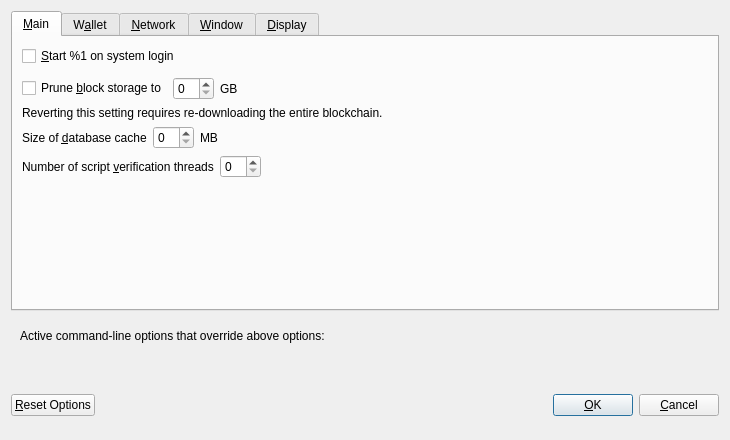
<?xml version="1.0" encoding="UTF-8"?>
<ui version="4.0">
 <class>OptionsDialog</class>
 <widget class="QDialog" name="OptionsDialog">
  <property name="geometry">
   <rect>
    <x>0</x>
    <y>0</y>
    <width>730</width>
    <height>440</height>
   </rect>
  </property>
  <property name="windowTitle">
   <string>Options</string>
  </property>
  <property name="modal">
   <bool>true</bool>
  </property>
  <layout class="QVBoxLayout" name="verticalLayout">
   <item>
    <widget class="QTabWidget" name="tabWidget">
     <property name="currentIndex">
      <number>0</number>
     </property>
     <widget class="QWidget" name="tabMain">
      <attribute name="title">
       <string>&amp;Main</string>
      </attribute>
      <layout class="QVBoxLayout" name="verticalLayout_Main">
       <item>
        <widget class="QCheckBox" name="bitcoinAtStartup">
         <property name="toolTip">
          <string>Automatically start %1 after logging in to the system.</string>
         </property>
         <property name="text">
          <string>&amp;Start %1 on system login</string>
         </property>
        </widget>
       </item>
       <item>
        <spacer name="horizontalSpacer_0_Main">
         <property name="orientation">
          <enum>Qt::Horizontal</enum>
         </property>
         <property name="sizeHint" stdset="0">
          <size>
           <width>40</width>
           <height>5</height>
          </size>
         </property>
        </spacer>
       </item>
       <item>
       <layout class="QHBoxLayout" name="horizontalLayout_Main_Prune">
        <item>
         <widget class="QCheckBox" name="prune">
          <property name="toolTip">
           <string>Disables some advanced features but all blocks will still be fully validated. Reverting this setting requires re-downloading the entire blockchain. Actual disk usage may be somewhat higher.</string>
          </property>
          <property name="text">
           <string>Prune &amp;block storage to</string>
          </property>
         </widget>
        </item>
        <item>
         <widget class="QSpinBox" name="pruneSize"/>
        </item>
         <item>
          <widget class="QLabel" name="pruneSizeUnitLabel">
           <property name="text">
            <string>GB</string>
           </property>
           <property name="textFormat">
            <enum>Qt::PlainText</enum>
           </property>
          </widget>
         </item>
         <item>
          <spacer name="horizontalSpacer_Main_Prune">
           <property name="orientation">
            <enum>Qt::Horizontal</enum>
           </property>
           <property name="sizeHint" stdset="0">
            <size>
             <width>40</width>
             <height>20</height>
            </size>
           </property>
          </spacer>
         </item>
        </layout>
       </item>
       <item>
        <widget class="QLabel" name="pruneWarning">
         <property name="text">
          <string>Reverting this setting requires re-downloading the entire blockchain.</string>
         </property>
         <property name="textFormat">
          <enum>Qt::PlainText</enum>
         </property>
        </widget>
       </item>
       <item>
        <layout class="QHBoxLayout" name="horizontalLayout_2_Main">
         <item>
          <widget class="QLabel" name="databaseCacheLabel">
           <property name="text">
            <string>Size of &amp;database cache</string>
           </property>
           <property name="textFormat">
            <enum>Qt::PlainText</enum>
           </property>
           <property name="buddy">
            <cstring>databaseCache</cstring>
           </property>
          </widget>
         </item>
         <item>
          <widget class="QSpinBox" name="databaseCache"/>
         </item>
         <item>
          <widget class="QLabel" name="databaseCacheUnitLabel">
           <property name="text">
            <string>MB</string>
           </property>
           <property name="textFormat">
            <enum>Qt::PlainText</enum>
           </property>
          </widget>
         </item>
         <item>
          <spacer name="horizontalSpacer_2_Main">
           <property name="orientation">
            <enum>Qt::Horizontal</enum>
           </property>
           <property name="sizeHint" stdset="0">
            <size>
             <width>40</width>
             <height>20</height>
            </size>
           </property>
          </spacer>
         </item>
        </layout>
       </item>
       <item>
        <layout class="QHBoxLayout" name="horizontalLayout_Main_VerifyLabel">
         <item>
          <widget class="QLabel" name="threadsScriptVerifLabel">
           <property name="text">
            <string>Number of script &amp;verification threads</string>
           </property>
           <property name="textFormat">
            <enum>Qt::PlainText</enum>
           </property>
           <property name="buddy">
            <cstring>threadsScriptVerif</cstring>
           </property>
          </widget>
         </item>
         <item>
          <widget class="QSpinBox" name="threadsScriptVerif">
           <property name="toolTip">
            <string>(0 = auto, &lt;0 = leave that many cores free)</string>
           </property>
          </widget>
         </item>
         <item>
          <spacer name="horizontalSpacer_Main_Threads">
           <property name="orientation">
            <enum>Qt::Horizontal</enum>
           </property>
           <property name="sizeHint" stdset="0">
            <size>
             <width>40</width>
             <height>20</height>
            </size>
           </property>
          </spacer>
         </item>
        </layout>
       </item>
       <item>
        <spacer name="verticalSpacer_Main">
         <property name="orientation">
          <enum>Qt::Vertical</enum>
         </property>
         <property name="sizeHint" stdset="0">
          <size>
           <width>20</width>
           <height>40</height>
          </size>
         </property>
        </spacer>
       </item>
      </layout>
     </widget>
     <widget class="QWidget" name="tabWallet">
      <attribute name="title">
       <string>W&amp;allet</string>
      </attribute>
      <layout class="QVBoxLayout" name="verticalLayout_Wallet">
       <item>
        <widget class="QGroupBox" name="groupBox">
         <property name="title">
          <string>Expert</string>
         </property>
         <layout class="QVBoxLayout" name="verticalLayout_2">
          <item>
           <widget class="QCheckBox" name="coinControlFeatures">
            <property name="toolTip">
             <string>Whether to show coin control features or not.</string>
            </property>
            <property name="text">
             <string>Enable coin &amp;control features</string>
            </property>
           </widget>
          </item>
          <item>
           <widget class="QCheckBox" name="spendZeroConfChange">
            <property name="toolTip">
             <string>If you disable the spending of unconfirmed change, the change from a transaction cannot be used until that transaction has at least one confirmation. This also affects how your balance is computed.</string>
            </property>
            <property name="text">
             <string>&amp;Spend unconfirmed change</string>
            </property>
           </widget>
          </item>
         </layout>
        </widget>
       </item>
       <item>
        <spacer name="verticalSpacer_Wallet">
         <property name="orientation">
          <enum>Qt::Vertical</enum>
         </property>
         <property name="sizeHint" stdset="0">
          <size>
           <width>20</width>
           <height>40</height>
          </size>
         </property>
        </spacer>
       </item>
      </layout>
     </widget>
     <widget class="QWidget" name="tabNetwork">
      <attribute name="title">
       <string>&amp;Network</string>
      </attribute>
      <layout class="QVBoxLayout" name="verticalLayout_Network">
       <item>
        <widget class="QCheckBox" name="mapPortUpnp">
         <property name="toolTip">
          <string>Automatically open the DeVault client port on the router. This only works when your router supports UPnP and it is enabled.</string>
         </property>
         <property name="text">
          <string>Map port using &amp;UPnP</string>
         </property>
        </widget>
       </item>
       <item>
        <widget class="QCheckBox" name="allowIncoming">
         <property name="toolTip">
          <string>Accept connections from outside</string>
         </property>
         <property name="text">
          <string>Allow incoming connections</string>
         </property>
        </widget>
       </item>
       <item>
        <widget class="QCheckBox" name="connectSocks">
         <property name="toolTip">
          <string>Connect to the DeVault network through a SOCKS5 proxy.</string>
         </property>
         <property name="text">
          <string>&amp;Connect through SOCKS5 proxy (default proxy):</string>
         </property>
        </widget>
       </item>
       <item>
        <layout class="QHBoxLayout" name="horizontalLayout_1_Network">
         <item>
          <widget class="QLabel" name="proxyIpLabel">
           <property name="text">
            <string>Proxy &amp;IP:</string>
           </property>
           <property name="textFormat">
            <enum>Qt::PlainText</enum>
           </property>
           <property name="buddy">
            <cstring>proxyIp</cstring>
           </property>
          </widget>
         </item>
         <item>
          <widget class="QValidatedLineEdit" name="proxyIp">
           <property name="minimumSize">
            <size>
             <width>140</width>
             <height>0</height>
            </size>
           </property>
           <property name="maximumSize">
            <size>
             <width>140</width>
             <height>16777215</height>
            </size>
           </property>
           <property name="toolTip">
            <string>IP address of the proxy (e.g. IPv4: 127.0.0.1 / IPv6: ::1)</string>
           </property>
          </widget>
         </item>
         <item>
          <widget class="QLabel" name="proxyPortLabel">
           <property name="text">
            <string>&amp;Port:</string>
           </property>
           <property name="textFormat">
            <enum>Qt::PlainText</enum>
           </property>
           <property name="buddy">
            <cstring>proxyPort</cstring>
           </property>
          </widget>
         </item>
         <item>
          <widget class="QLineEdit" name="proxyPort">
           <property name="minimumSize">
            <size>
             <width>55</width>
             <height>0</height>
            </size>
           </property>
           <property name="maximumSize">
            <size>
             <width>55</width>
             <height>16777215</height>
            </size>
           </property>
           <property name="toolTip">
            <string>Port of the proxy (e.g. 9050)</string>
           </property>
          </widget>
         </item>
         <item>
          <spacer name="horizontalSpacer_1_Network">
           <property name="orientation">
            <enum>Qt::Horizontal</enum>
           </property>
           <property name="sizeHint" stdset="0">
            <size>
             <width>40</width>
             <height>20</height>
            </size>
           </property>
          </spacer>
         </item>
        </layout>
       </item>
       <item>
        <layout class="QHBoxLayout" name="horizontalLayout_2_Network">
         <item>
          <widget class="QLabel" name="proxyActiveNets">
           <property name="text">
            <string>Used for reaching peers via:</string>
           </property>
           <property name="textFormat">
            <enum>Qt::PlainText</enum>
           </property>
          </widget>
         </item>
         <item>
          <widget class="QCheckBox" name="proxyReachIPv4">
           <property name="enabled">
            <bool>false</bool>
           </property>
           <property name="toolTip">
            <string>Shows, if the supplied default SOCKS5 proxy is used to reach peers via this network type.</string>
           </property>
           <property name="text">
            <string/>
           </property>
          </widget>
         </item>
         <item>
          <widget class="QLabel" name="proxyReachIPv4Label">
           <property name="text">
            <string>IPv4</string>
           </property>
           <property name="textFormat">
            <enum>Qt::PlainText</enum>
           </property>
          </widget>
         </item>
         <item>
          <widget class="QCheckBox" name="proxyReachIPv6">
           <property name="enabled">
            <bool>false</bool>
           </property>
           <property name="toolTip">
            <string>Shows, if the supplied default SOCKS5 proxy is used to reach peers via this network type.</string>
           </property>
           <property name="text">
            <string/>
           </property>
          </widget>
         </item>
         <item>
          <widget class="QLabel" name="proxyReachIPv6Label">
           <property name="text">
            <string>IPv6</string>
           </property>
           <property name="textFormat">
            <enum>Qt::PlainText</enum>
           </property>
          </widget>
         </item>
         <item>
          <widget class="QCheckBox" name="proxyReachTor">
           <property name="enabled">
            <bool>false</bool>
           </property>
           <property name="toolTip">
            <string>Shows, if the supplied default SOCKS5 proxy is used to reach peers via this network type.</string>
           </property>
           <property name="text">
            <string/>
           </property>
          </widget>
         </item>
         <item>
          <widget class="QLabel" name="proxyReachTorLabel">
           <property name="text">
            <string>Tor</string>
           </property>
           <property name="textFormat">
            <enum>Qt::PlainText</enum>
           </property>
          </widget>
         </item>
         <item>
          <spacer name="horizontalSpacer_2_Network">
           <property name="orientation">
            <enum>Qt::Horizontal</enum>
           </property>
           <property name="sizeHint" stdset="0">
            <size>
             <width>40</width>
             <height>20</height>
            </size>
           </property>
          </spacer>
         </item>
        </layout>
       </item>
       <item>
        <widget class="QCheckBox" name="connectSocksTor">
         <property name="toolTip">
          <string>Connect to the DeVault network through a separate SOCKS5 proxy for Tor hidden services.</string>
         </property>
         <property name="text">
          <string>Use separate SOCKS5 proxy to reach peers via Tor hidden services:</string>
         </property>
        </widget>
       </item>
       <item>
        <layout class="QHBoxLayout" name="horizontalLayout_3_Network">
         <item>
          <widget class="QLabel" name="proxyIpTorLabel">
           <property name="text">
            <string>Proxy &amp;IP:</string>
           </property>
           <property name="textFormat">
            <enum>Qt::PlainText</enum>
           </property>
           <property name="buddy">
            <cstring>proxyIpTor</cstring>
           </property>
          </widget>
         </item>
         <item>
          <widget class="QValidatedLineEdit" name="proxyIpTor">
           <property name="minimumSize">
            <size>
             <width>140</width>
             <height>0</height>
            </size>
           </property>
           <property name="maximumSize">
            <size>
             <width>140</width>
             <height>16777215</height>
            </size>
           </property>
           <property name="toolTip">
            <string>IP address of the proxy (e.g. IPv4: 127.0.0.1 / IPv6: ::1)</string>
           </property>
          </widget>
         </item>
         <item>
          <widget class="QLabel" name="proxyPortTorLabel">
           <property name="text">
            <string>&amp;Port:</string>
           </property>
           <property name="textFormat">
            <enum>Qt::PlainText</enum>
           </property>
           <property name="buddy">
            <cstring>proxyPortTor</cstring>
           </property>
          </widget>
         </item>
         <item>
          <widget class="QLineEdit" name="proxyPortTor">
           <property name="minimumSize">
            <size>
             <width>55</width>
             <height>0</height>
            </size>
           </property>
           <property name="maximumSize">
            <size>
             <width>55</width>
             <height>16777215</height>
            </size>
           </property>
           <property name="toolTip">
            <string>Port of the proxy (e.g. 9050)</string>
           </property>
          </widget>
         </item>
         <item>
          <spacer name="horizontalSpacer_4_Network">
           <property name="orientation">
            <enum>Qt::Horizontal</enum>
           </property>
           <property name="sizeHint" stdset="0">
            <size>
             <width>40</width>
             <height>20</height>
            </size>
           </property>
          </spacer>
         </item>
        </layout>
       </item>
       <item>
        <spacer name="verticalSpacer_Network">
         <property name="orientation">
          <enum>Qt::Vertical</enum>
         </property>
         <property name="sizeHint" stdset="0">
          <size>
           <width>20</width>
           <height>40</height>
          </size>
         </property>
        </spacer>
       </item>
      </layout>
     </widget>
     <widget class="QWidget" name="tabWindow">
      <attribute name="title">
       <string>&amp;Window</string>
      </attribute>
      <layout class="QVBoxLayout" name="verticalLayout_Window">
       <item>
        <widget class="QCheckBox" name="hideTrayIcon">
         <property name="toolTip">
          <string>&amp;Hide the icon from the system tray.</string>
         </property>
         <property name="text">
          <string>Hide tray icon</string>
         </property>
        </widget>
       </item>
       <item>
        <widget class="QCheckBox" name="minimizeToTray">
         <property name="toolTip">
          <string>Show only a tray icon after minimizing the window.</string>
         </property>
         <property name="text">
          <string>&amp;Minimize to the tray instead of the taskbar</string>
         </property>
        </widget>
       </item>
       <item>
        <widget class="QCheckBox" name="minimizeOnClose">
         <property name="toolTip">
          <string>Minimize instead of exit the application when the window is closed. When this option is enabled, the application will be closed only after selecting Exit in the menu.</string>
         </property>
         <property name="text">
          <string>M&amp;inimize on close</string>
         </property>
        </widget>
       </item>
       <item>
        <spacer name="verticalSpacer_Window">
         <property name="orientation">
          <enum>Qt::Vertical</enum>
         </property>
         <property name="sizeHint" stdset="0">
          <size>
           <width>20</width>
           <height>40</height>
          </size>
         </property>
        </spacer>
       </item>
      </layout>
     </widget>
     <widget class="QWidget" name="tabDisplay">
      <attribute name="title">
       <string>&amp;Display</string>
      </attribute>
      <layout class="QVBoxLayout" name="verticalLayout_Display">
       <item>
        <layout class="QHBoxLayout" name="horizontalLayout_1_Display">
         <item>
          <widget class="QLabel" name="langLabel">
           <property name="text">
            <string>User Interface &amp;language:</string>
           </property>
           <property name="textFormat">
            <enum>Qt::PlainText</enum>
           </property>
           <property name="buddy">
            <cstring>lang</cstring>
           </property>
          </widget>
         </item>
         <item>
          <widget class="QValueComboBox" name="lang">
           <property name="toolTip">
            <string>The user interface language can be set here. This setting will take effect after restarting %1.</string>
           </property>
          </widget>
         </item>
        </layout>
       </item>
       <item>
        <layout class="QHBoxLayout" name="horizontalLayout_2_Display">
         <item>
          <widget class="QLabel" name="unitLabel">
           <property name="text">
            <string>&amp;Unit to show amounts in:</string>
           </property>
           <property name="textFormat">
            <enum>Qt::PlainText</enum>
           </property>
           <property name="buddy">
            <cstring>unit</cstring>
           </property>
          </widget>
         </item>
         <item>
          <widget class="QValueComboBox" name="unit">
           <property name="toolTip">
            <string>Choose the default subdivision unit to show in the interface and when sending coins.</string>
           </property>
          </widget>
         </item>
        </layout>
       </item>
       <item>
        <layout class="QHBoxLayout" name="horizontalLayout_3_Display">
         <item>
          <widget class="QLabel" name="thirdPartyTxUrlsLabel">
           <property name="toolTip">
            <string>Third party URLs (e.g. a block explorer) that appear in the transactions tab as context menu items. %s in the URL is replaced by transaction hash. Multiple URLs are separated by vertical bar |.</string>
           </property>
           <property name="text">
            <string>Third party transaction URLs</string>
           </property>
           <property name="buddy">
            <cstring>thirdPartyTxUrls</cstring>
           </property>
          </widget>
         </item>
         <item>
          <widget class="QLineEdit" name="thirdPartyTxUrls">
           <property name="toolTip">
            <string>Third party URLs (e.g. a block explorer) that appear in the transactions tab as context menu items. %s in the URL is replaced by transaction hash. Multiple URLs are separated by vertical bar |.</string>
           </property>
          </widget>
         </item>
        </layout>
       </item>
       <item>
        <layout class="QHBoxLayout" name="horizontalLayout_4_Display">
         <item>
          <widget class="QLabel" name="ThemeLabel">
           <property name="text">
            <string>&amp;Theme to use:</string>
           </property>
           <property name="textFormat">
            <enum>Qt::PlainText</enum>
           </property>
           <property name="buddy">
            <cstring>theme</cstring>
           </property>
          </widget>
         </item>
         <item>
          <widget class="QValueComboBox" name="theme">
           <property name="toolTip">
            <string>Choose the theme to use.</string>
           </property>
          </widget>
         </item>
        </layout>
    </item>
       <item>
        <spacer name="verticalSpacer_Display">
         <property name="orientation">
          <enum>Qt::Vertical</enum>
         </property>
         <property name="sizeHint" stdset="0">
          <size>
           <width>20</width>
           <height>40</height>
          </size>
         </property>
        </spacer>
       </item>
      </layout>
     </widget>
    </widget>
   </item>
   <item>
    <widget class="QFrame" name="frame">
     <layout class="QVBoxLayout" name="verticalLayout_Bottom">
      <item>
       <layout class="QHBoxLayout" name="horizontalLayout_Bottom">
        <item>
         <widget class="QLabel" name="overriddenByCommandLineInfoLabel">
          <property name="text">
           <string>Active command-line options that override above options:</string>
          </property>
          <property name="textFormat">
           <enum>Qt::PlainText</enum>
          </property>
         </widget>
        </item>
        <item>
         <spacer name="horizontalSpacer_Bottom">
          <property name="orientation">
           <enum>Qt::Horizontal</enum>
          </property>
          <property name="sizeHint" stdset="0">
           <size>
            <width>40</width>
            <height>20</height>
           </size>
          </property>
         </spacer>
        </item>
       </layout>
      </item>
      <item>
       <widget class="QLabel" name="overriddenByCommandLineLabel">
        <property name="text">
         <string/>
        </property>
        <property name="textFormat">
         <enum>Qt::PlainText</enum>
        </property>
        <property name="wordWrap">
         <bool>true</bool>
        </property>
       </widget>
      </item>
     </layout>
    </widget>
   </item>
   <item>
    <layout class="QHBoxLayout" name="horizontalLayout_Buttons">
     <item>
      <widget class="QPushButton" name="resetButton">
       <property name="toolTip">
        <string>Reset all client options to default.</string>
       </property>
       <property name="text">
        <string>&amp;Reset Options</string>
       </property>
       <property name="autoDefault">
        <bool>false</bool>
       </property>
      </widget>
     </item>
     <item>
      <spacer name="horizontalSpacer_1">
       <property name="orientation">
        <enum>Qt::Horizontal</enum>
       </property>
       <property name="sizeHint" stdset="0">
        <size>
         <width>40</width>
         <height>48</height>
        </size>
       </property>
      </spacer>
     </item>
     <item>
      <widget class="QLabel" name="statusLabel">
       <property name="minimumSize">
        <size>
         <width>200</width>
         <height>0</height>
        </size>
       </property>
       <property name="font">
        <font>
         <weight>75</weight>
         <bold>true</bold>
        </font>
       </property>
       <property name="text">
        <string/>
       </property>
       <property name="textFormat">
        <enum>Qt::PlainText</enum>
       </property>
       <property name="wordWrap">
        <bool>true</bool>
       </property>
      </widget>
     </item>
     <item>
      <spacer name="horizontalSpacer_2">
       <property name="orientation">
        <enum>Qt::Horizontal</enum>
       </property>
       <property name="sizeHint" stdset="0">
        <size>
         <width>40</width>
         <height>48</height>
        </size>
       </property>
      </spacer>
     </item>
     <item>
      <widget class="QPushButton" name="okButton">
       <property name="text">
        <string>&amp;OK</string>
       </property>
       <property name="autoDefault">
        <bool>false</bool>
       </property>
       <property name="default">
        <bool>true</bool>
       </property>
      </widget>
     </item>
     <item>
      <widget class="QPushButton" name="cancelButton">
       <property name="text">
        <string>&amp;Cancel</string>
       </property>
       <property name="autoDefault">
        <bool>false</bool>
       </property>
      </widget>
     </item>
    </layout>
   </item>
  </layout>
 </widget>
 <customwidgets>
  <customwidget>
   <class>QValidatedLineEdit</class>
   <extends>QLineEdit</extends>
   <header>qvalidatedlineedit.h</header>
  </customwidget>
  <customwidget>
   <class>QValueComboBox</class>
   <extends>QComboBox</extends>
   <header>qvaluecombobox.h</header>
  </customwidget>
 </customwidgets>
 <resources/>
 <connections/>
</ui>
